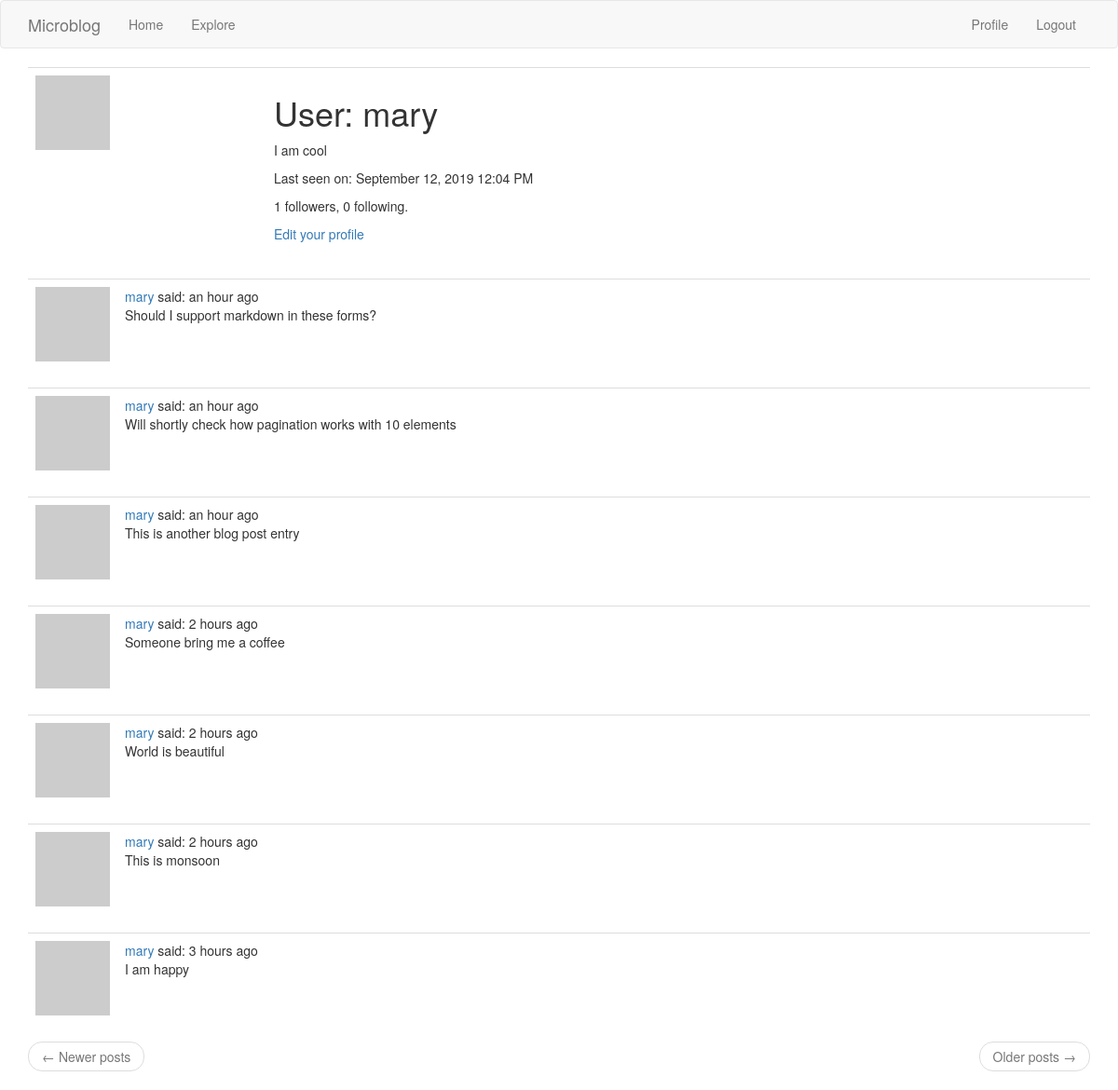
The page /user/mary (signed in) on the database as committed earlier.
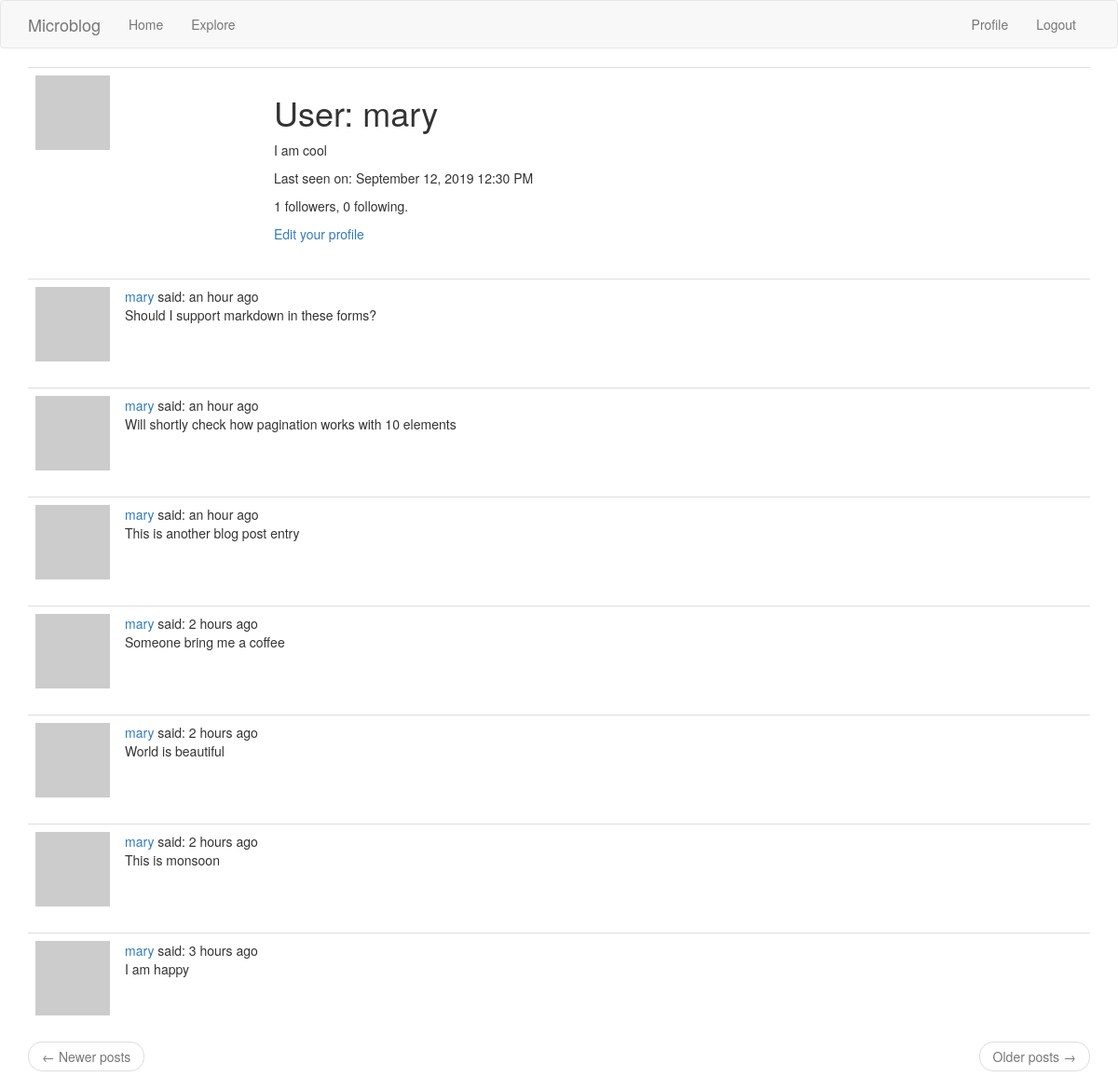
The same page on the database as committed later.
### mblog/models.py (models this page shows, shortened)
class User(UserMixin, db.Model):
    id = db.Column(db.Integer, primary_key=True)
    user_name = db.Column(db.String(64), index=True, unique=True)
    email_id = db.Column(db.String(256), index=True, unique=True)
    password_hash = db.Column(db.String(128))
    posts = db.relationship('Post', backref='author', lazy='dynamic')
    about_me = db.Column(db.String(256))
    last_seen = db.Column(db.DateTime, default=datetime.utcnow)
    followed = db.relationship(
            'User', secondary=followers,
            primaryjoin=(followers.c.follower_id == id),
            secondaryjoin=(followers.c.followed_id == id),
            backref=db.backref('followers', lazy='dynamic'), lazy='dynamic')
    def avatar(self, size):
        digest = md5(self.email_id.lower().encode('utf-8')).hexdigest()
        return 'https://www.gravatar.com/avatar/{}?d=identicon&s={}'.format(
            digest, size)

### mblog/routes.py (the view)
@app.route('/user/<username>')
@login_required
def user(username):
    user = User.query.filter_by(user_name=username).first_or_404()
    page = request.args.get('page', 1, type=int)
    posts = user.posts.order_by(Post.timestamp.desc()).paginate(
        page, app.config['POSTS_PER_PAGE'], False)
    next_url = url_for('user', username=user.user_name, page=posts.next_num) if posts.has_next else None
    prev_url = url_for('user', username=user.user_name, page=posts.prev_num) if posts.has_prev else None
    return render_template('user.html', user=user, posts=posts.items,
                           next_url=next_url, prev_url=prev_url)

### mblog/models.py (called while the page is built)
@login.user_loader
def load_user(id):
    return User.query.get(int(id))

### mblog/routes.py (called while the page is built)
@app.before_request
def before_request():
    if current_user.is_authenticated:
        current_user.last_seen = datetime.utcnow()
        db.session.commit()

### mblog/templates/user.html
{% extends "base.html" %}
{% block app_content %}
    <table class="table table-hover">
        <tr>
            <td width="256px"><img src="{{ user.avatar(256) }}"></td>
            <td>
                <h1>User: {{ user.user_name }}</h1>
                {% if user.about_me %}<p>{{ user.about_me }}</p>{% endif %}
                {% if user.last_seen %}<p>Last seen on: {{ moment(user.last_seen).format('LLL') }}</p>{% endif %}
                <p>{{ user.followers.count() }} followers, {{ user.followed.count() }} following.</p>
                {% if user == current_user %}
                <p><a href="{{ url_for('edit_profile') }}">Edit your profile</a></p>
                {% elif not current_user.is_following(user) %}
                <p><a href="{{ url_for('follow', username=user.user_name) }}">Follow</a></p>
                {% else %}
                <p><a href="{{ url_for('unfollow', username=user.user_name) }}">Unfollow</a></p>
                {% endif %}
            </td>
        </tr>
    </table>
    {% for post in posts %}
        {% include '_post.html' %}
    {% endfor %}
    <nav aria-label="...">
        <ul class="pager">
            <li class="previous{% if not prev_url %} disabled{% endif %}">
                <a href="{{ prev_url or '#' }}">
                    <span aria-hidden="true">&larr;</span> Newer posts
                </a>
            </li>
            <li class="next{% if not next_url %} disabled{% endif %}">
                <a href="{{ next_url or '#' }}">
                    Older posts <span aria-hidden="true">&rarr;</span>
                </a>
            </li>
        </ul>
    </nav>
{% endblock %}

Rows that differ between the two databases and show on the page:
changed User "mary": last_seen "September 12, 2019 12:04 PM" → "September 12, 2019 12:30 PM"
